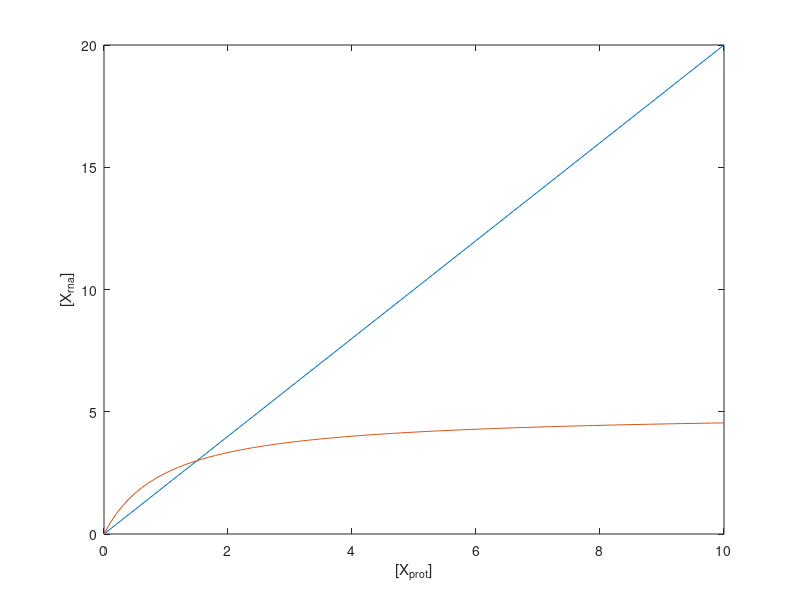

This figure's MATLAB source:
w = 0.5;
u = 0.1;
Xp = 1;
Xr = 1;
Xprot = 0:20;
Xrna1 = (Xp/w).*Xprot;
Xrna2 = ones(size(Xprot));
Xrna2 = Xrna2.*(Xr/u);

plot(Xprot, Xrna1)
hold on
plot(Xprot, Xrna2)

xlabel('[X_{prot}]')
ylabel('[X_{rna}]')
legend('[X_{rna}] = (X_{prot} / w) [X_{prot}]','[X_{rna}] = X_{rna} / u', 'Location', 'Northwest')
hold off

%%
clear
w = 0.5;
u = 5;
Xp = 1;
Xr = 1;
K = 1;
h = 1;

Xprot = 0:0.1:10;
Xrna1 = (Xp/w).*Xprot;
Xrna2 = (u/Xr).*((Xprot.^h) ./ ((K^h) + (Xprot.^h)));

plot(Xprot, Xrna1)
hold on
plot(Xprot, Xrna2)

xlabel('[X_{prot}]')
ylabel('[X_{rna}]')
hold off
